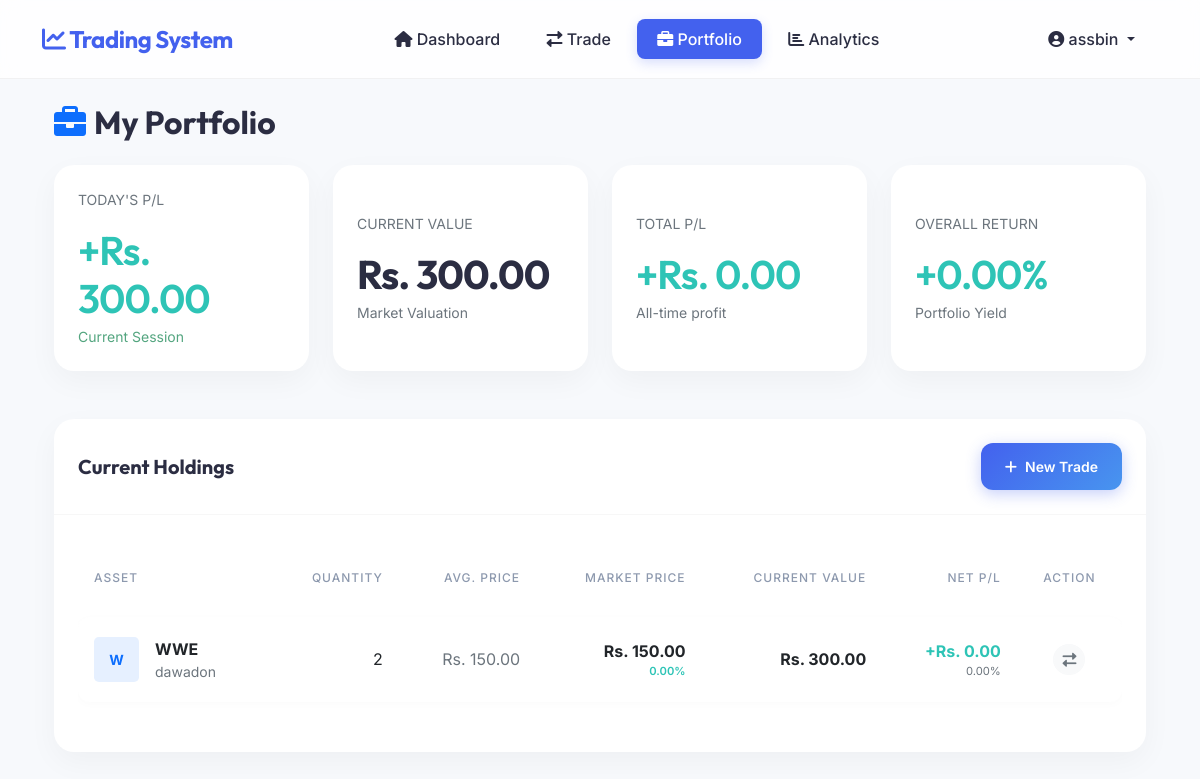
The page /portfolio/ (signed in) on the database its author committed.
### trading/models.py (models this page shows, shortened)
class Portfolio(models.Model):
    user = models.ForeignKey(User, on_delete=models.CASCADE)
    stock = models.ForeignKey(Stock, on_delete=models.CASCADE)
    quantity = models.IntegerField(default=0)
    average_buy_price = models.DecimalField(max_digits=10, decimal_places=2)
    last_updated = models.DateTimeField(auto_now=True)
    class Meta:
        unique_together = ['user', 'stock']
    @property
    def current_value(self):
        return self.quantity * self.stock.current_price
    @property
    def invested_value(self):
        return self.quantity * self.average_buy_price
    @property
    def profit_loss(self):
        return self.current_value - self.invested_value
    @property
    def profit_loss_percentage(self):
        if self.invested_value > 0:
            return (self.profit_loss / self.invested_value) * 100
        return 0
    @property
    def todays_change(self):
        return self.stock.todays_change * self.quantity
    @property
    def todays_change_percentage(self):
        return self.stock.todays_change_percentage

class Stock(models.Model):
    symbol = models.CharField(max_length=10, unique=True)
    name = models.CharField(max_length=100)
    current_price = models.DecimalField(max_digits=10, decimal_places=2)
    previous_close = models.DecimalField(max_digits=10, decimal_places=2, default=0)
    last_updated = models.DateTimeField(auto_now=True)
    @property
    def todays_change(self):
        return self.current_price - self.previous_close
    @property
    def todays_change_percentage(self):
        if self.previous_close > 0:
            return (self.todays_change / self.previous_close) * 100
        return 0

### trading/views.py (the view)
# urls.py: path('portfolio/', trading_views.portfolio_view, name='portfolio'),
@login_required
def portfolio_view(request):
    portfolio_items = Portfolio.objects.filter(user=request.user).select_related('stock')
    total_invested = Decimal('0.00')
    total_current = Decimal('0.00')
    todays_pl = Decimal('0.00')
    for item in portfolio_items:
        total_invested += item.invested_value
        total_current += item.current_value
        todays_pl += item.todays_change
    total_pl = total_current - total_invested
    total_pl_percentage = (total_pl / total_invested * 100) if total_invested > 0 else 0
    trades = Trade.objects.filter(user=request.user).order_by('-timestamp')[:10]
    sectors = {
        'Banking': random.randint(30, 45),
        'Hydropower': random.randint(20, 35),
        'Life Insurance': random.randint(10, 20),
        'Microfinance': random.randint(5, 10),
        'Investment': random.randint(5, 10),
        'Others': random.randint(5, 10),
    }
    context = {
        'portfolio_items': portfolio_items,
        'total_invested': total_invested,
        'total_current': total_current,
        'total_pl': total_pl,
        'total_pl_percentage': total_pl_percentage,
        'todays_pl': todays_pl,
        'trades': trades,
        'sectors': sectors,
        'balance': request.user.profile.balance,
    }
    return render(request, 'trading/portfolio.html', context)

### templates/trading/portfolio.html (shortened to what this page needs)
{% extends 'base.html' %}
{% load humanize %}
{% load custom_filters %}
{% block content %}
<div class="container-fluid py-4">
    <div class="row mb-4">
        <div class="col-md-12">
            <h2 class="mb-0"><i class="fas fa-briefcase me-2 text-primary"></i>My Portfolio</h2>
        </div>
    </div>
    <div class="row g-4 mb-5">
        <div class="col-xl-3 col-md-6">
            <div class="card border-0 h-100">
                <div class="card-body dashboard-stat-card d-flex flex-column justify-content-center">
                    <div class="text-muted small fw-600 text-uppercase mb-2">Today's P/L</div>
                    <h3 class="mb-1 {% if todays_pl >= 0 %}positive-value{% else %}negative-value{% endif %}">
                        {% if todays_pl >= 0 %}+{% endif %}Rs. {{ todays_pl|floatformat:2|intcomma }}
                    </h3>
                    <div
                        class="small fw-600 {% if todays_pl >= 0 %}text-success{% else %}text-danger{% endif %} text-opacity-75">
                        Current Session</div>
                </div>
            </div>
        </div>
        <div class="col-xl-3 col-md-6">
            <div class="card border-0 h-100">
                <div class="card-body dashboard-stat-card d-flex flex-column justify-content-center">
                    <div class="text-muted small fw-600 text-uppercase mb-2">Current Value</div>
                    <h3 class="mb-1">Rs. {{ total_current|floatformat:2|intcomma }}</h3>
                    <div class="text-muted small">Market Valuation</div>
                </div>
            </div>
        </div>
        <div class="col-xl-3 col-md-6">
            <div class="card border-0 h-100">
                <div class="card-body dashboard-stat-card d-flex flex-column justify-content-center">
                    <div class="text-muted small fw-600 text-uppercase mb-2">Total P/L</div>
                    <h3 class="mb-1 {% if total_pl >= 0 %}positive-value{% else %}negative-value{% endif %}">
                        {% if total_pl >= 0 %}+{% endif %}Rs. {{ total_pl|floatformat:2|intcomma }}
                    </h3>
                    <div class="text-muted small">All-time profit</div>
                </div>
            </div>
        </div>
        <div class="col-xl-3 col-md-6">
            <div class="card border-0 h-100">
                <div class="card-body dashboard-stat-card d-flex flex-column justify-content-center">
                    <div class="text-muted small fw-600 text-uppercase mb-2">Overall Return</div>
                    <h3 class="mb-1 {% if total_pl_percentage >= 0 %}positive-value{% else %}negative-value{% endif %}">
                        {% if total_pl_percentage >= 0 %}+{% endif %}{{ total_pl_percentage|floatformat:2 }}%
                    </h3>
                    <div class="text-muted small">Portfolio Yield</div>
                </div>
            </div>
        </div>
    </div>
    <div class="row">
        <div class="col-md-12">
            <div class="card border-0">
                <div class="card-header d-flex justify-content-between align-items-center">
                    <h5 class="mb-0">Current Holdings</h5>
                    <a href="{% url 'trade' %}" class="btn btn-primary btn-sm px-4">
                        <i class="fas fa-plus me-2"></i>New Trade
                    </a>
                </div>
                <div class="card-body">
                    {% if portfolio_items %}
                    <div class="table-responsive">
                        <table class="table align-middle">
                            <thead>
                                <tr>
                                    <th>Asset</th>
                                    <th class="text-end">Quantity</th>
                                    <th class="text-end">Avg. Price</th>
                                    <th class="text-end">Market Price</th>
                                    <th class="text-end">Current Value</th>
                                    <th class="text-end">Net P/L</th>
                                    <th class="text-center">Action</th>
                                </tr>
                            </thead>
                            <tbody>
                                {% for item in portfolio_items %}
                                <tr>
                                    <td>
                                        <div class="d-flex align-items-center">
                                            <div class="bg-primary bg-opacity-10 text-primary p-2 rounded-3 me-3"
                                                style="width: 45px; height: 45px; display: flex; align-items: center; justify-content: center;">
                                                <span class="fw-bold small">{{ item.stock.symbol|slice:":1" }}</span>
                                            </div>
                                            <div>
                                                <div class="fw-bold">{{ item.stock.symbol }}</div>
                                                <div class="text-muted small">{{ item.stock.name }}</div>
                                            </div>
                                        </div>
                                    </td>
                                    <td class="text-end fw-500">{{ item.quantity|intcomma }}</td>
                                    <td class="text-end text-muted">Rs. {{ item.average_buy_price|floatformat:2|intcomma }}</td>
                                    <td class="text-end">
                                        <div class="fw-bold">Rs. {{ item.stock.current_price|floatformat:2|intcomma }}
                                        </div>
                                        <div class="{% if item.todays_change >= 0 %}positive-value{% else %}negative-value{% endif %} extra-small"
                                            style="font-size: 0.7rem;">
                                            {{ item.todays_change_percentage|floatformat:2 }}%
                                        </div>
                                    </td>
                                    <td class="text-end fw-bold">Rs. {{ item.current_value|floatformat:2|intcomma }}
                                    </td>
                                    <td class="text-end">
                                        <div
                                            class="{% if item.profit_loss >= 0 %}positive-value{% else %}negative-value{% endif %} fw-bold">
                                            {% if item.profit_loss >= 0 %}+{% endif %}Rs. {{ item.profit_loss|floatformat:2|intcomma }}
                                        </div>
                                        <div class="extra-small text-muted" style="font-size: 0.7rem;">
                                            {{ item.profit_loss_percentage|floatformat:2 }}%
                                        </div>
                                    </td>
                                    <td class="text-center">
                                        <a href="{% url 'trade' %}?stock={{ item.stock.symbol }}"
                                            class="btn btn-light btn-sm rounded-circle" title="Trade">
                                            <i class="fas fa-exchange-alt text-muted"></i>
                                        </a>
                                    </td>
                                </tr>
                                {% endfor %}
                            </tbody>
                        </table>
                    </div>
                    {% endif %}
                </div>
            </div>
        </div>
    </div>
</div>
{% endblock %}

### templates/base.html (shortened to what this page needs)
{% load humanize %}
<!DOCTYPE html>
<html lang="en">
<head>
    <link href="https://cdn.jsdelivr.net/npm/bootstrap@5.1.3/dist/css/bootstrap.min.css" rel="stylesheet">
    <link href="https://cdnjs.cloudflare.com/ajax/libs/font-awesome/6.0.0/css/all.min.css" rel="stylesheet">
</head>
<body>
    <nav class="navbar navbar-expand-lg navbar-light bg-white">
        <div class="container">
            <a class="navbar-brand" href="{% url 'dashboard' %}">
                <i class="fas fa-chart-line"></i> Trading System
            </a>
            <div class="collapse navbar-collapse" id="navbarNav">
                <ul class="navbar-nav mx-auto">
                    {% if user.is_authenticated %}
                    <li class="nav-item">
                        <a class="nav-link {% if request.path == '/' %}active{% endif %}" href="{% url 'dashboard' %}">
                            <i class="fas fa-home"></i> Dashboard
                        </a>
                    </li>
                    <li class="nav-item">
                        <a class="nav-link {% if request.path == '/trade/' %}active{% endif %}"
                            href="{% url 'trade' %}">
                            <i class="fas fa-exchange-alt"></i> Trade
                        </a>
                    </li>
                    <li class="nav-item">
                        <a class="nav-link {% if request.path == '/portfolio/' %}active{% endif %}"
                            href="{% url 'portfolio' %}">
                            <i class="fas fa-briefcase"></i> Portfolio
                        </a>
                    </li>
                    <li class="nav-item">
                        <a class="nav-link {% if request.path == '/analytics/' %}active{% endif %}"
                            href="{% url 'analytics' %}">
                            <i class="fas fa-chart-bar"></i> Analytics
                        </a>
                    </li>
                    {% endif %}
                </ul>
                <ul class="navbar-nav">
                    {% if user.is_authenticated %}
                    <li class="nav-item dropdown">
                        <a class="nav-link dropdown-toggle" href="#" id="navbarDropdown" role="button"
                            data-bs-toggle="dropdown">
                            <i class="fas fa-user-circle"></i> {{ user.username }}
                        </a>
                    </li>
                    {% endif %}
                </ul>
            </div>
        </div>
    </nav>
    <div class="container content">
        {% block content %}{% endblock %}
    </div>
</body>
</html>

### templates/base.html (style rules this page uses)
:root { --primary-color: #4361ee; --primary-gradient: linear-gradient(135deg, #4361ee, #4895ef); --success-color: #2ec4b6; --success-gradient: linear-gradient(135deg, #2ec4b6, #cbf3f0); --danger-color: #e63946; --danger-gradient: linear-gradient(135deg, #e63946, #ffb3c1); --card-shadow: 0 10px 30px rgba(0, 0, 0, 0.04); --hover-shadow: 0 15px 35px rgba(67, 97, 238, 0.1); --bg-body: #f7f9fc; --text-main: #2b2d42; --text-muted: #8d99ae; }
body { background-color: var(--bg-body); font-family: 'Inter', sans-serif; color: var(--text-main); overflow-x: hidden; }
h1, h2, h3, h4, h5, h6, .navbar-brand { font-family: 'Outfit', sans-serif; font-weight: 700; }
.navbar { background: rgba(255, 255, 255, 0.8) !important; backdrop-filter: blur(10px); border-bottom: 1px solid rgba(0, 0, 0, 0.05); padding: 1rem 0; position: sticky; top: 0; z-index: 1000; }
.navbar-brand { font-size: 1.5rem; color: var(--primary-color) !important; letter-spacing: -0.5px; }
.nav-link { font-weight: 500; color: var(--text-main) !important; padding: 0.5rem 1.25rem !important; border-radius: 8px; transition: all 0.3s ease; margin: 0 0.2rem; }
.nav-link.active { background: var(--primary-color); color: white !important; box-shadow: 0 4px 12px rgba(67, 97, 238, 0.2); }
.card { border: none; border-radius: 20px; box-shadow: var(--card-shadow); transition: all 0.3s cubic-bezier(0.4, 0, 0.2, 1); overflow: hidden; background: #fff; }
.card-header { background: transparent !important; border-bottom: 1px solid rgba(0, 0, 0, 0.03) !important; padding: 1.5rem; font-weight: 600; color: var(--text-main); }
.card-body { padding: 1.5rem; }
.btn-primary { background: var(--primary-gradient); border: none; border-radius: 12px; padding: 0.8rem 1.8rem; font-weight: 600; box-shadow: 0 4px 15px rgba(67, 97, 238, 0.3); transition: all 0.3s ease; }
.table { border-collapse: separate; border-spacing: 0 10px; }
.table tr { transition: all 0.2s ease; }
.table tbody tr { background: white; box-shadow: 0 2px 10px rgba(0, 0, 0, 0.02); border-radius: 12px; }
.table td, .table th { padding: 1.25rem 1rem; border: none; vertical-align: middle; }
.table thead th { color: var(--text-muted); font-weight: 500; text-transform: uppercase; font-size: 0.75rem; letter-spacing: 1px; border: none; }
.table tbody tr td:first-child { border-radius: 12px 0 0 12px; }
.table tbody tr td:last-child { border-radius: 0 12px 12px 0; }
.positive-value { color: var(--success-color); font-weight: 600; }
.dashboard-stat-card h3 { font-size: 2.5rem; margin: 0.5rem 0; letter-spacing: -1px; }

### rows shown on the page
Portfolio: stock.symbol "W", stock.symbol "WWE", stock.name "dawadon", quantity "2", average_buy_price "150.00", stock.current_price "150.00", todays_change_percentage "0.00", current_value "300.00", profit_loss "0.00", profit_loss_percentage "0.00"

### other values the page prints
{{ user.username }} "assbin"
{{ todays_pl|floatformat:2|intcomma }} "300.00"
{{ total_current|floatformat:2|intcomma }} "300.00"
{{ total_pl|floatformat:2|intcomma }} "0.00"
{{ total_pl_percentage|floatformat:2 }} "0.00"
